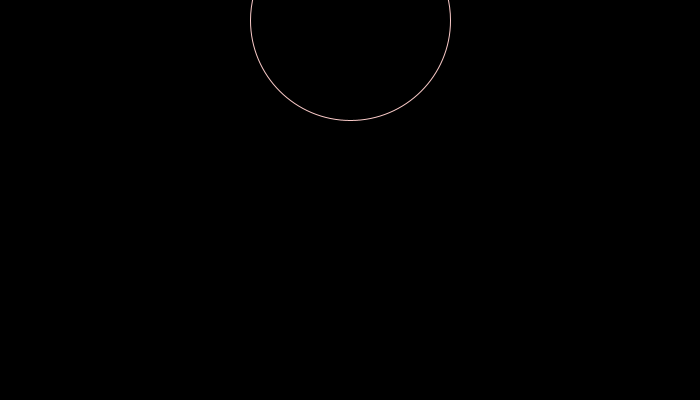
Frame 1 (no input)
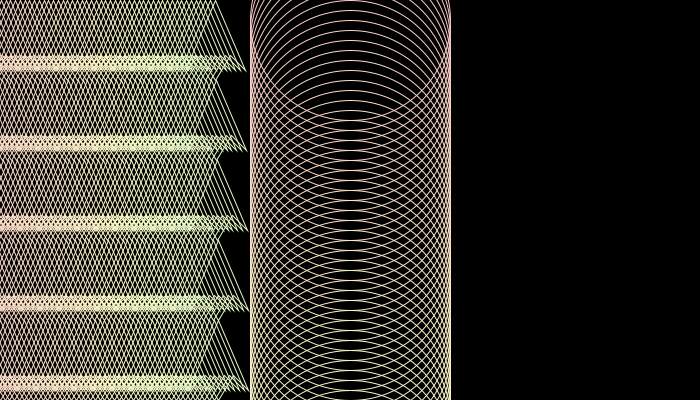
Frame 60 (the mouse pressed at the canvas centre just before this capture)
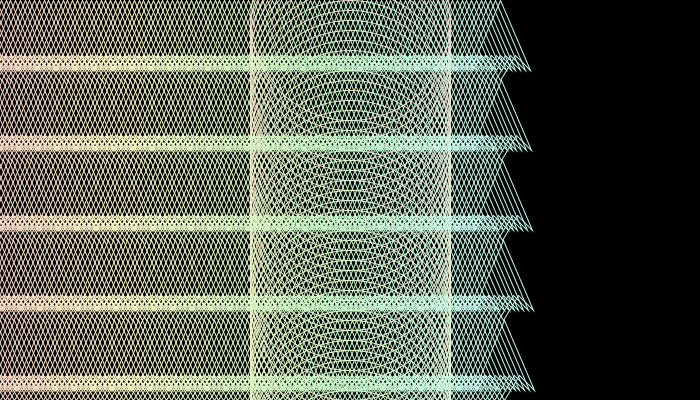
Frame 120 (the mouse held since frame 60 and released just before this capture)

The Processing sketch that drew these frames (run headless with seeded random() and noise(); from frame 60 on, the mouse is pressed at the canvas centre):

// Processing sketch: processing_50566
// ── processing_50566.pde

//Monica Crozier Moire_1

int Hueval = 0;     //Hueval from Processing for Visual Artists
int Satval = 50;   //Hueval from Processing for Visual Artists
int Brival = 250;   //Hueval from Processing for Visual Artists
color MyColor;      //Hueval from Processing for Visual Artists

float ax = 350;  float ay = 200;
float bx = 320;  float by = 270;
float cx = 335;  float cy = 255;
float dx = 350;  float dy = 280;
float ex = 365;  float ey = 255;
float fx = 380;  float fy = 270;

float i=-100;

float s=10;


void setup() {
  size(700, 400);
  background(0);
  
  colorMode(HSB);                          //Hueval from Processing for Visual Artists
  MyColor = color(Hueval, Satval, Brival); //Hueval from Processing for Visual Artists
  colorMode(RGB);   //Hueval from Processing for Visual Artists
  }





void draw() {
   
   drawColorFade();
   drawCrownHorizontal();
   drawManyCrowns();
   drawCircleVertical();
 }



void drawMoveCrown(){ //positions crown in upper right
  pushMatrix();
  translate(-316,-200);
  drawCrown();
  stroke(MyColor);
  popMatrix();
}




void drawCrown() { //draws crown shape
  beginShape();
  vertex(ax,ay);
  vertex(bx,by);
  vertex(cx,cy);
  vertex(dx,dy);
  vertex(ex,ey);
  vertex(fx,fy);
  endShape(CLOSE);
  noFill();
  stroke(MyColor);
  strokeWeight(1);
  
}

void drawColorFade() { //fades colors
   frameRate(20);
   Hueval = (Hueval+1) % 256;                //Hueval from Processing for Visual Artists
   colorMode(HSB);                           //Hueval from Processing for Visual Artists
   MyColor = color(Hueval, Satval, Brival);  //Hueval from Processing for Visual Artists
   colorMode(RGB);   //Hueval from Processing for Visual Artists
   
}

void drawCrownHorizontal() {
  frameRate(50);
  i = (i += .95);
  pushMatrix();
  translate(i,0);
  stroke(MyColor);
  drawMoveCrown();
  popMatrix();
}

void drawManyCrowns(){
  {pushMatrix();
  translate (0, 80);
  drawCrownHorizontal();
  popMatrix();}
  
  {pushMatrix();
  translate (0, 160);
  drawCrownHorizontal();
  popMatrix();}
  
  {pushMatrix();
  translate (0, 240);
  drawCrownHorizontal();
  popMatrix();}

  {pushMatrix();
  translate (0, 320);
  drawCrownHorizontal();
  popMatrix();}
} 

void drawCircleVertical(){
  frameRate(20);
  s = (s += 10);
  pushMatrix();
  translate(width/2, s);
  ellipse(0,0,200,200);
  stroke(344, 63,63);
  popMatrix();
}
  
  
